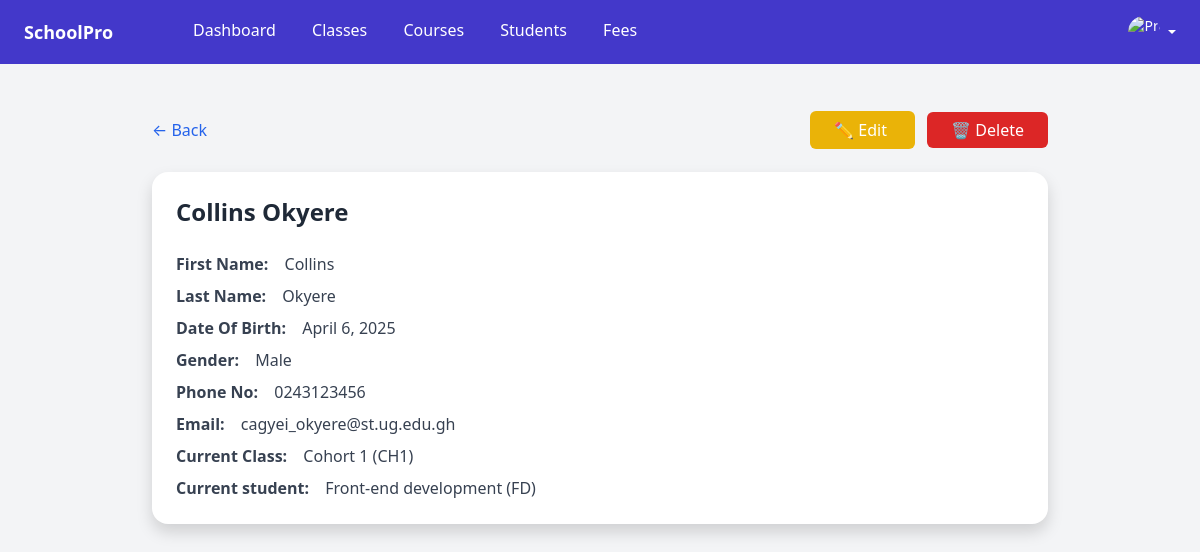
Screenshot of /students/1/view/ with the database file from the repository.
### students/models.py (models this page shows, shortened)
class Student(models.Model):
    first_name = models.CharField(max_length=100)
    last_name = models.CharField(max_length=100)
    student_id = models.CharField(max_length=10, unique=True, blank=True)
    date_of_birth = models.DateField(auto_now_add=True)
    gender = models.CharField(max_length=10)
    email = models.EmailField(unique=True)
    phone_number = models.CharField(max_length=10)
    enrolled_on = models.DateField(default=timezone.now)
    classroom = models.ForeignKey(Classroom, on_delete=models.SET_NULL, null=True, blank=True)
    course = models.ForeignKey(Course, on_delete=models.SET_NULL, null=True, blank=True)

### classrooms/models.py (models this page shows)
class Classroom(BaseModel):
    name = models.CharField(max_length=100)
    code = models.CharField(max_length=20, unique=True)
    def __str__(self):
        return f"{self.name} ({self.code})"

### courses/models.py (models this page shows)
class Course(BaseModel):
    name = models.CharField(max_length=100)
    code = models.CharField(max_length=20, unique=True)
    def __str__(self):
        return f"{self.name} ({self.code})"

### students/views.py (the view)
# urls.py: path('<int:pk>/', views.view, name='view'),
def view(request, pk):
    student = get_object_or_404(Student, pk=pk)
    return render(request, 'students/view_student.html', {'student': student})

### students/templates/students/view_student.html (shortened to what this page needs)
{% extends "app_shell.html" %}
{% block content %}
  <div class="p-6 bg-gray-100 min-h-screen">
    <div class="max-w-4xl mx-auto">
      <div class="flex justify-between items-center mb-4">
        <a href="{% url 'students:list' %}" class="text-blue-600 hover:underline">&larr; Back</a>
        <div class="justify-end space-x-3">
          <a href="{% url 'students:edit' student.pk %}" class="bg-yellow-500 text-white px-4 py-2 rounded-md hover:bg-yellow-600"> ✏️ Edit </a>
          <form action="{% url 'students:delete' student.pk %}" method="POST" class="inline cursor-pointer" onsubmit="return confirm('Delete this class?');">
            <button class="bg-red-600 text-white px-4 py-1.5 rounded-md hover:bg-red-700" type="submit">🗑️ Delete </button>
          </form>
        </div>
      </div>
      <div class="bg-white shadow rounded-2xl p-6 space-y-2">
        <h2 class="text-2xl font-bold text-gray-800 mb-6">{{ student.first_name }} {{ student.last_name }}</h2>
        <p class="text-gray-700"> <span class="font-semibold mr-3"> First Name:</span> <span>{{ student.first_name }}<span></p>
        <p class="text-gray-700"> <span class="font-semibold mr-3"> Last Name:</span> <span>{{ student.last_name }}</span></p>
        <p class="text-gray-700"> <span class="font-semibold mr-3"> Date Of Birth:</span> <span>{{ student.date_of_birth }}</span></p>
        <p class="text-gray-700"> <span class="font-semibold mr-3"> Gender:</span> <span>{{ student.gender }}</span></p>
        <p class="text-gray-700"> <span class="font-semibold mr-3"> Phone No:</span> <span>{{ student.phone_number }}</span></p>
        <p class="text-gray-700"> <span class="font-semibold mr-3"> Email:</span> <span>{{ student.email }}</span></p>
        <p class="text-gray-700"> <span class="font-semibold mr-3"> Current Class:</span> <span>{{ student.classroom}}</span></p>
        <p class="text-gray-700"> <span class="font-semibold mr-3"> Current student:</span> <span>{{ student.course }}</span></p>
      </div>
    </div>
  </div>
{% endblock %}

### rows the page displays
Student: first_name "Collins", last_name "Okyere", date_of_birth "April 6, 2025", gender "Male", phone_number "0243123456", email "cagyei_okyere@st.ug.edu.gh", classroom "Cohort 1 (CH1)", course "Front-end development (FD)"
